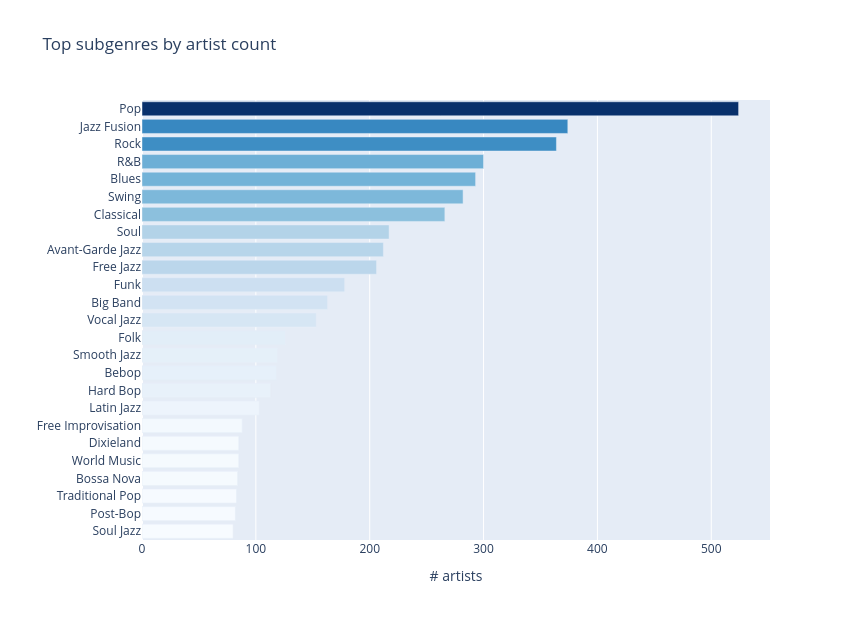

Here is the notebook cell this chart was saved with:
### Code cell
# ── top subgenres by artist count ─────────────────────────────────────────
artist_genre_counts = (
    artists["genres"]
    .dropna()
    .str.split("|")
    .explode()
    .str.strip()
    .str.title()
    .pipe(_drop_umbrella)
    .value_counts()
    .head(25)
    .reset_index()
    .rename(columns={"genres": "genre", "count": "n_artists"})
)

fig = px.bar(
    artist_genre_counts,
    x="n_artists", y="genre",
    orientation="h",
    title="Top subgenres by artist count",
    labels={"n_artists": "# artists", "genre": ""},
    color="n_artists",
    color_continuous_scale="Blues",
    width=850, height=620,
)
fig.update_layout(coloraxis_showscale=False, yaxis_autorange="reversed")
fig.show()

### Figure 1 — Plotly figure (JSON) as saved in the notebook; plotly's stock layout.template omitted (floating-point values rounded to 4 significant figures)
{"data": [{"hovertemplate": "# artists=%{marker.color}<br>=%{y}<extra></extra>", "legendgroup": "", "marker": {"color": [524, 374, 364, 300, 293, 282, 266, 217, 212, 206, 178, 163, 153, 126, 119, 118, 113, 103, 88, 85, 85, 84, 83, 82, 80], "coloraxis": "coloraxis", "pattern": {"shape": ""}}, "name": "", "orientation": "h", "showlegend": false, "textposition": "auto", "type": "bar", "x": [524, 374, 364, 300, 293, 282, 266, 217, 212, 206, 178, 163, 153, 126, 119, 118, 113, 103, 88, 85, 85, 84, 83, 82, 80], "xaxis": "x", "y": ["Pop", "Jazz Fusion", "Rock", "R&B", "Blues", "Swing", "Classical", "Soul", "Avant-Garde Jazz", "Free Jazz", "Funk", "Big Band", "Vocal Jazz", "Folk", "Smooth Jazz", "Bebop", "Hard Bop", "Latin Jazz", "Free Improvisation", "Dixieland", "World Music", "Bossa Nova", "Traditional Pop", "Post-Bop", "Soul Jazz"], "yaxis": "y"}], "layout": {"barmode": "relative", "coloraxis": {"colorbar": {"title": {"text": "# artists"}}, "colorscale": [[0, "rgb(247,251,255)"], [0.125, "rgb(222,235,247)"], [0.25, "rgb(198,219,239)"], [0.375, "rgb(158,202,225)"], [0.5, "rgb(107,174,214)"], [0.625, "rgb(66,146,198)"], [0.75, "rgb(33,113,181)"], [0.875, "rgb(8,81,156)"], [1, "rgb(8,48,107)"]], "showscale": false}, "height": 620, "legend": {"tracegroupgap": 0}, "title": {"text": "Top subgenres by artist count"}, "width": 850, "xaxis": {"anchor": "y", "domain": [0, 1], "title": {"text": "# artists"}}, "yaxis": {"anchor": "x", "autorange": "reversed", "domain": [0, 1], "title": {"text": ""}}}}
